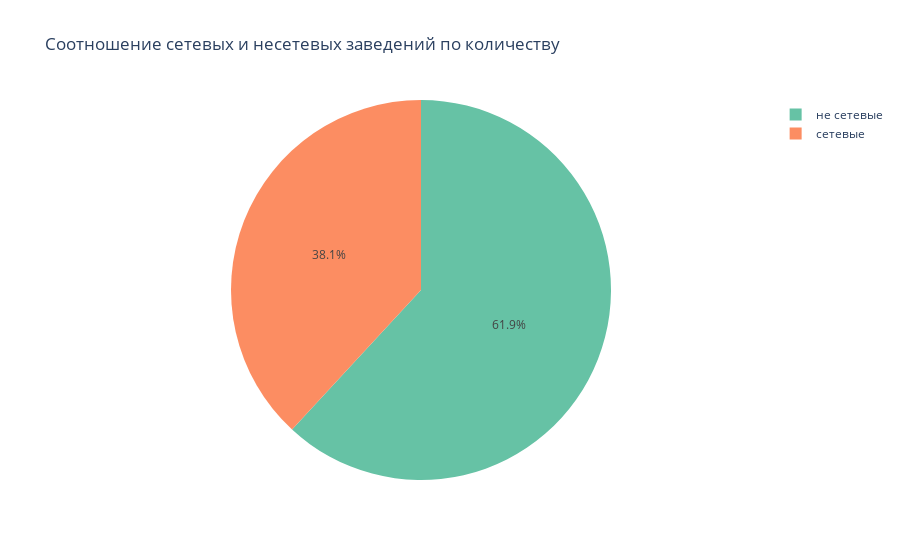

Notebook code cell kept with this figure:
### Code cell
fig = px.pie(chain, values='count', names='chain', 
             color_discrete_sequence=px.colors.qualitative.Set2, 
             title='Соотношение сетевых и несетевых заведений по количеству')
fig.show()

### Figure 1 — Plotly figure (JSON) as saved in the notebook; plotly's stock layout.template omitted (floating-point values rounded to 4 significant figures)
{"data": [{"domain": {"x": [0, 1], "y": [0, 1]}, "hovertemplate": "chain=%{label}<br>count=%{value}<extra></extra>", "labels": ["не сетевые", "сетевые"], "legendgroup": "", "name": "", "showlegend": true, "type": "pie", "values": [5201, 3205]}], "layout": {"legend": {"tracegroupgap": 0}, "piecolorway": ["rgb(102,194,165)", "rgb(252,141,98)", "rgb(141,160,203)", "rgb(231,138,195)", "rgb(166,216,84)", "rgb(255,217,47)", "rgb(229,196,148)", "rgb(179,179,179)"], "title": {"text": "Соотношение сетевых и несетевых заведений по количеству"}}}
